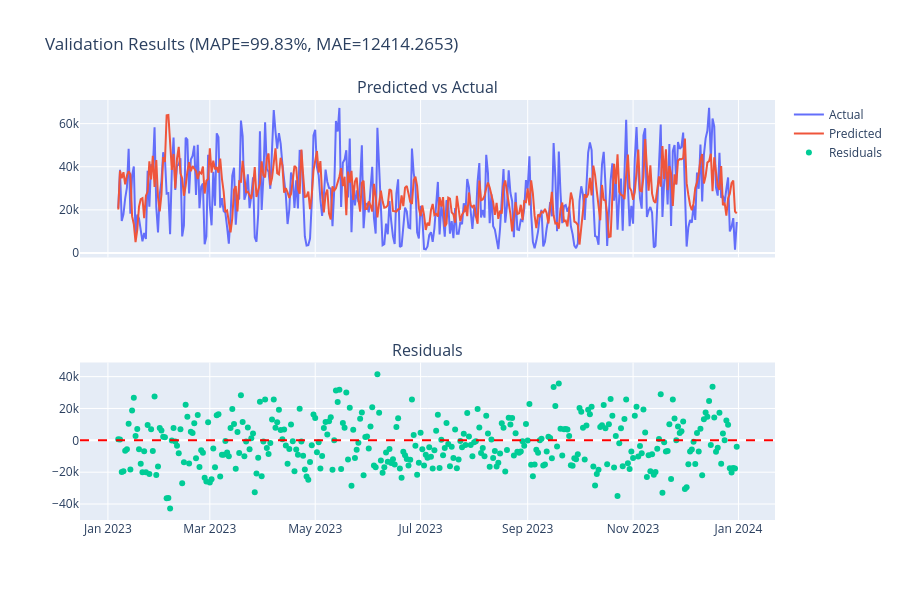

The cell this chart's notebook holds for it:
### Markdown cell above
Comparing the models' performance against the testing data.

### Code cell
model.validate_model(df_train, df_test)

### Figure 1 — Plotly figure (JSON) as saved in the notebook; plotly's stock layout.template omitted (floating-point values rounded to 4 significant figures; data arrays with more than 128 entries replaced by an {"elided": "..."} marker saying what was removed)
{"data": [{"mode": "lines", "name": "Actual", "type": "scatter", "x": {"elided": "359 str values"}, "xaxis": "x", "y": {"elided": "359 float values"}, "yaxis": "y"}, {"mode": "lines", "name": "Predicted", "type": "scatter", "x": {"elided": "359 str values"}, "xaxis": "x", "y": {"elided": "359 float values"}, "yaxis": "y"}, {"mode": "markers", "name": "Residuals", "type": "scatter", "x": {"elided": "359 str values"}, "xaxis": "x2", "y": {"elided": "359 float values"}, "yaxis": "y2"}], "layout": {"annotations": [{"font": {"size": 16}, "showarrow": false, "text": "Predicted vs Actual", "x": 0.5, "xanchor": "center", "xref": "paper", "y": 1, "yanchor": "bottom", "yref": "paper"}, {"font": {"size": 16}, "showarrow": false, "text": "Residuals", "x": 0.5, "xanchor": "center", "xref": "paper", "y": 0.375, "yanchor": "bottom", "yref": "paper"}], "height": 600, "shapes": [{"line": {"color": "red", "dash": "dash"}, "type": "line", "x0": 0, "x1": 1, "xref": "x2 domain", "y0": 0, "y1": 0, "yref": "y2"}], "title": {"text": "Validation Results (MAPE=99.83%, MAE=12414.2653)"}, "width": 900, "xaxis": {"anchor": "y", "domain": [0, 1], "matches": "x2", "showticklabels": false}, "xaxis2": {"anchor": "y2", "domain": [0, 1]}, "yaxis": {"anchor": "x", "domain": [0.625, 1]}, "yaxis2": {"anchor": "x2", "domain": [0, 0.375]}}}
